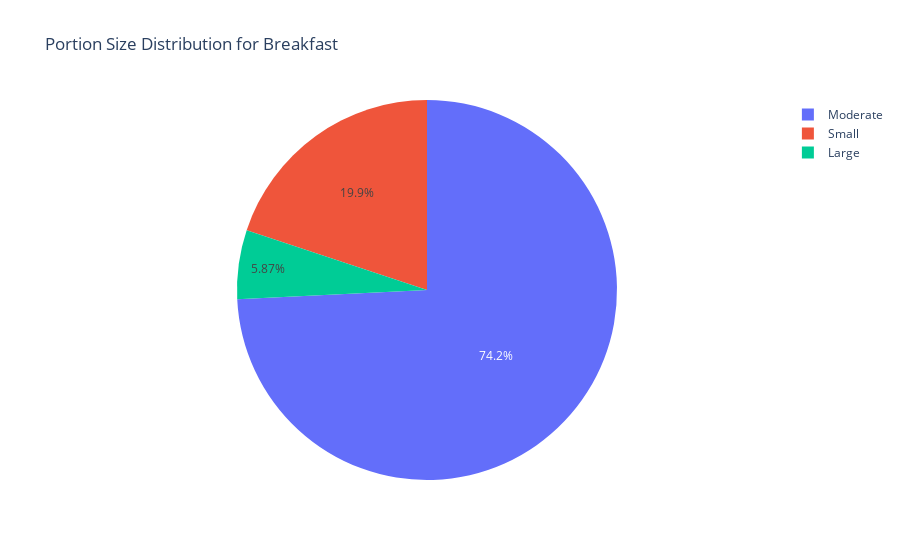
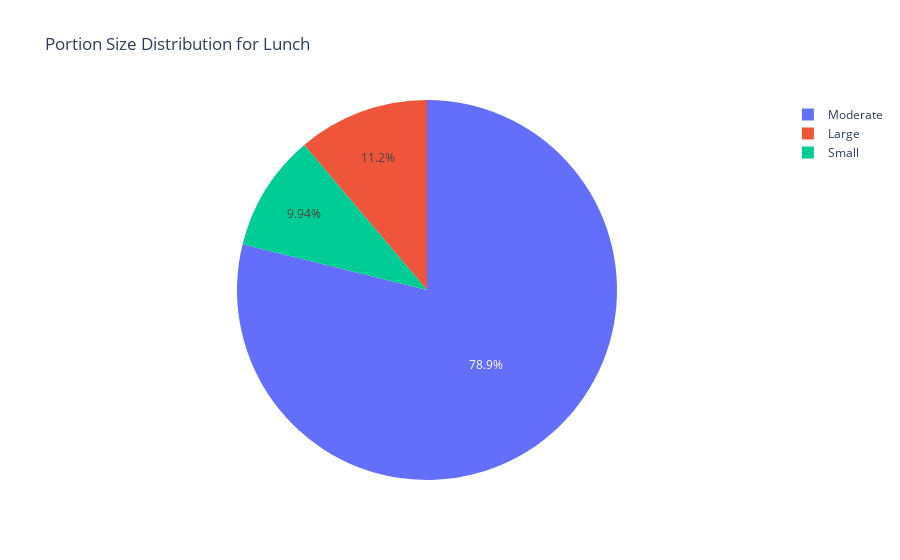

Notebook source saved alongside these figures, in order:
### Code cell
# Convert data to DataFrame
portion_size_data = pd.DataFrame.from_dict(portion_size_percentages)

# Create pie charts using Plotly Express
fig_breakfast = px.pie(data_frame=portion_size_data, names=portion_size_data.index,
                       values=portion_size_data['How would you rate the portion size of your Breakfast'],
                       title='Portion Size Distribution for Breakfast')

fig_lunch = px.pie(data_frame=portion_size_data, names=portion_size_data.index,
                   values=portion_size_data['How would you rate the portion size of your lunch'],
                   title='Portion Size Distribution for Lunch')

fig_snack = px.pie(data_frame=portion_size_data, names=portion_size_data.index,
                   values=portion_size_data['How would you rate the portion size of your snack'],
                   title='Portion Size Distribution for Snack')

fig_dinner = px.pie(data_frame=portion_size_data, names=portion_size_data.index,
                    values=portion_size_data['How would you rate the portion size of your Dinner'],
                    title='Portion Size Distribution for Dinner')

# Show the plots
fig_breakfast.show()
fig_lunch.show()
fig_snack.show()
fig_dinner.show()

### Figure 1 — Plotly figure (JSON) as saved in the notebook; plotly's stock layout.template omitted (floating-point values rounded to 4 significant figures)
{"data": [{"domain": {"x": [0, 1], "y": [0, 1]}, "hovertemplate": "index=%{label}<br>How would you rate the portion size of your Breakfast=%{value}<extra></extra>", "labels": ["Small", "Moderate", "Large"], "legendgroup": "", "name": "", "showlegend": true, "type": "pie", "values": [19.9, 74.23, 5.865]}], "layout": {"legend": {"tracegroupgap": 0}, "title": {"text": "Portion Size Distribution for Breakfast"}}}

### Figure 2 — Plotly figure (JSON) as saved in the notebook; plotly's stock layout.template omitted (floating-point values rounded to 4 significant figures)
{"data": [{"domain": {"x": [0, 1], "y": [0, 1]}, "hovertemplate": "index=%{label}<br>How would you rate the portion size of your lunch=%{value}<extra></extra>", "labels": ["Small", "Moderate", "Large"], "legendgroup": "", "name": "", "showlegend": true, "type": "pie", "values": [9.943, 78.87, 11.19]}], "layout": {"legend": {"tracegroupgap": 0}, "title": {"text": "Portion Size Distribution for Lunch"}}}
